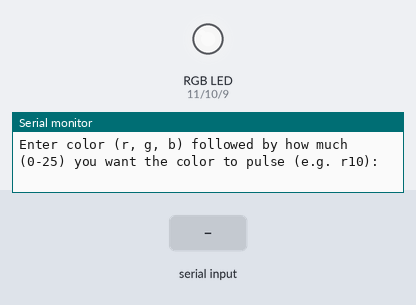
This sketch was run on a simulated Arduino Uno, built with avr-gcc and run on an emulated ATmega328P. On the bench: an RGB LED mixed from three pins (HIGH = lit), the last lines printed to the serial monitor. The test bench sets the inputs (shaded band). Dim RGB values are drawn brighter than linear.

Above: at 1.2 s.
1.3 s: "r90\n" received over Serial
At 1.67 s:
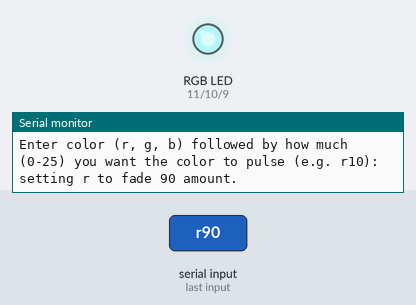
4.3 s: "g90\n" received over Serial
At 4.68 s:
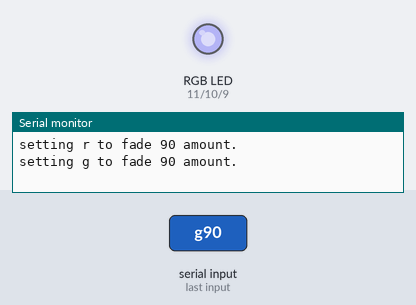
7.3 s: "b90\n" received over Serial
At 7.68 s:
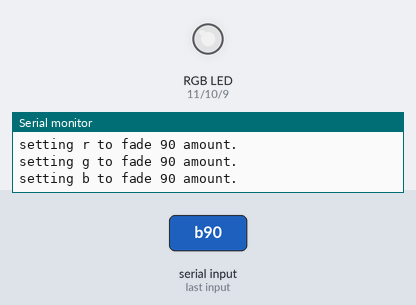
10.3 s: "r,45\n" received over Serial
At 10.78 s:
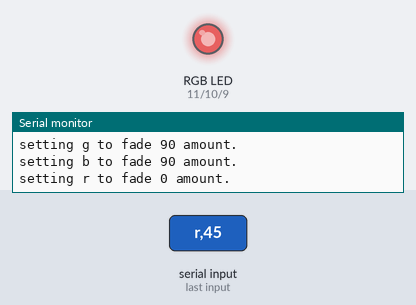
13.3 s: "g,45\n" received over Serial
At 13.79 s:
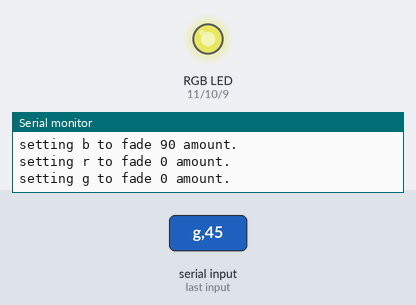
16.3 s: "b,45\n" received over Serial
At 17.5 s:
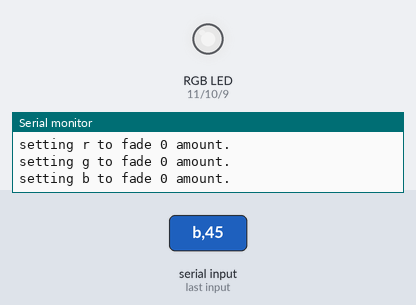
Timing chart, 0 to 18.8 s (numbered marks = the images above; inputs shaded):
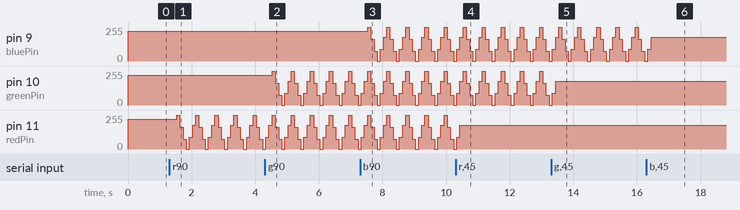

The sketch:

3lights_ControlDelay.ino
```cpp
/*
This sketch asks the user to input, via the Serial Monitor, both the color and fade amount of three LED lights.
Each color will continue to fade in and out until updated.
 */

char serInString[100];  // array that will hold the different bytes of the string. 100=100characters;
                        // -> you must state how long the array will be else it won't work properly
char colorCode;
int fadeVal = 0;            // set amount that the brightness will change by

// set the digital pins
int redPin   = 11;
int greenPin = 10;
int bluePin  = 9;

// set the initial fade value for each color
int fadeGreen = 0;
int fadeBlue = 0;
int fadeRed = 0;

// set the initial brightness of each color
int brightnessGreen = 225;
int brightnessBlue = 225;
int brightnessRed = 225;

void setup() {
  pinMode(redPin,   OUTPUT);   // sets the pins as output
  pinMode(greenPin, OUTPUT);
  pinMode(bluePin,  OUTPUT);
  Serial.begin(9600);
  analogWrite(redPin,   brightnessRed);   // set them all to mid brightness
  analogWrite(greenPin, brightnessGreen);   // set them all to mid brightness
  analogWrite(bluePin,  brightnessBlue);   // set them all to mid brightness
  Serial.println("Enter color (r, g, b) followed by how much (0-25) you want the color to pulse (e.g. r10):");
}

void loop ()
{
  // clear the string
  memset(serInString, 0, 100);
  //read the serial port and create a string out of what you read
  readSerialString(serInString);

// control red
  if (brightnessRed <= 0)
  {
    brightnessRed = 0;
    fadeRed = -fadeRed;
  }
  else if (brightnessRed >= 255) // set max range to multiple of fade amount
  {
    brightnessRed = 255;
    fadeRed = -fadeRed;
  }
  analogWrite(redPin, brightnessRed);
  brightnessRed += fadeRed;

// control green
  if (brightnessGreen <= 0)
  {
    brightnessGreen = 0;
    fadeGreen = -fadeGreen;
  }
  else if (brightnessGreen >= 255) // set max range to multiple of fade amount
  {
    brightnessGreen = 255;
    fadeGreen = -fadeGreen;
  }
  analogWrite(greenPin, brightnessGreen);
  brightnessGreen += fadeGreen;

// control blue
  if (brightnessBlue <= 0)
  {
    brightnessBlue = 0;
    fadeBlue = -fadeBlue;
  }
  else if (brightnessBlue >= 255) // set max range to multiple of fade amount
  {
    brightnessBlue = 255;
    fadeBlue = -fadeBlue;
  }
  analogWrite(bluePin, brightnessBlue);
  brightnessBlue += fadeBlue;


  colorCode = serInString[0];
  if( colorCode == 'r' || colorCode == 'g' || colorCode == 'b' ) {
    fadeVal = atoi(serInString+1);
    Serial.print("setting ");
    Serial.print(colorCode);
    Serial.print(" to fade ");
    Serial.print(fadeVal);
    Serial.print(" amount.");
    Serial.println();
    serInString[0] = 0;                   // indicates we've used this string
    if(colorCode == 'r')
      fadeRed = fadeVal;
    else if(colorCode == 'g')
      fadeGreen = fadeVal;
    else if(colorCode == 'b')
      fadeBlue = fadeVal;
  }

  delay(100);  // wait a bit, for serial data
}

//read a string from the serial and store it in an array
//you must supply the array variable
void readSerialString (char *strArray) {
  int i = 0;
  if(!Serial.available()) {
    return;
  }
  while (Serial.available()) {
    strArray[i] = Serial.read();
    i++;
  }
}
```

Measured:
- after the input at 1.3 s, pin 11 (redPin): 225/255 → 255/255 after 0.23 s, then repeats every 0.60 s: 165/255 0.10 s, 75/255 0.10 s, 0/255 0.10 s, 90/255 0.10 s, 180/255 0.10 s, 255/255 0.10 s
- after the input at 4.3 s, pin 10 (greenPin): 225/255 → 255/255 after 0.23 s, then repeats every 0.60 s: 165/255 0.10 s, 75/255 0.10 s, 0/255 0.10 s, 90/255 0.10 s, 180/255 0.10 s, 255/255 0.10 s
- after the input at 7.3 s, pin 9 (bluePin): 225/255 → 255/255 after 0.23 s, then repeats every 0.60 s: 165/255 0.10 s, 75/255 0.10 s, 0/255 0.10 s, 90/255 0.10 s, 180/255 0.10 s, 255/255 0.10 s
- after the input at 10.3 s, pin 11 (redPin): goes on until 10.4 s, then stays 180/255
- after the input at 13.3 s, pin 10 (greenPin): goes on until 13.4 s, then stays 180/255
- after the input at 16.3 s, pin 9 (bluePin): goes on until 16.4 s, then stays 180/255
